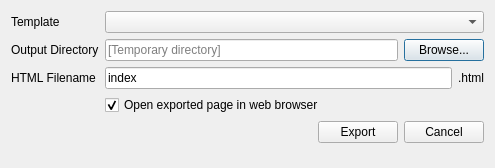
<?xml version="1.0" encoding="UTF-8"?>
<ui version="4.0">
 <class>ExportToWebDialog</class>
 <widget class="QDialog" name="ExportToWebDialog">
  <property name="geometry">
   <rect>
    <x>0</x>
    <y>0</y>
    <width>495</width>
    <height>168</height>
   </rect>
  </property>
  <property name="windowTitle">
   <string>Export to Web</string>
  </property>
  <layout class="QFormLayout" name="formLayout">
   <item row="3" column="0">
    <widget class="QLabel" name="label_2">
     <property name="text">
      <string>Output Directory</string>
     </property>
    </widget>
   </item>
   <item row="3" column="1">
    <layout class="QHBoxLayout" name="horizontalLayout">
     <item>
      <widget class="QLineEdit" name="lineEdit_OutputDir">
       <property name="toolTip">
        <string>Leave this empty to export files to temporary directory.</string>
       </property>
       <property name="placeholderText">
        <string>[Temporary directory]</string>
       </property>
      </widget>
     </item>
     <item>
      <widget class="QPushButton" name="pushButton_Browse">
       <property name="text">
        <string>Browse...</string>
       </property>
      </widget>
     </item>
    </layout>
   </item>
   <item row="1" column="1">
    <widget class="QComboBox" name="comboBox_Template">
     <property name="sizePolicy">
      <sizepolicy hsizetype="Expanding" vsizetype="Fixed">
       <horstretch>0</horstretch>
       <verstretch>0</verstretch>
      </sizepolicy>
     </property>
    </widget>
   </item>
   <item row="1" column="0">
    <widget class="QLabel" name="label">
     <property name="text">
      <string>Template</string>
     </property>
    </widget>
   </item>
   <item row="5" column="1">
    <layout class="QHBoxLayout" name="horizontalLayout_2">
     <item>
      <widget class="QLineEdit" name="lineEdit_FileTitle">
       <property name="text">
        <string>index</string>
       </property>
      </widget>
     </item>
     <item>
      <widget class="QLabel" name="label_4">
       <property name="text">
        <string>.html</string>
       </property>
      </widget>
     </item>
    </layout>
   </item>
   <item row="5" column="0">
    <widget class="QLabel" name="label_3">
     <property name="text">
      <string>HTML Filename</string>
     </property>
    </widget>
   </item>
   <item row="7" column="1">
    <layout class="QHBoxLayout" name="horizontalLayout_3">
     <item>
      <spacer name="horizontalSpacer">
       <property name="orientation">
        <enum>Qt::Horizontal</enum>
       </property>
       <property name="sizeHint" stdset="0">
        <size>
         <width>40</width>
         <height>20</height>
        </size>
       </property>
      </spacer>
     </item>
     <item>
      <widget class="QPushButton" name="pushButton_Export">
       <property name="text">
        <string>Export</string>
       </property>
      </widget>
     </item>
     <item>
      <widget class="QPushButton" name="pushButton_Cancel">
       <property name="text">
        <string>Cancel</string>
       </property>
      </widget>
     </item>
    </layout>
   </item>
   <item row="6" column="1">
    <widget class="QCheckBox" name="checkBox_openPage">
     <property name="text">
      <string>Open exported page in web browser</string>
     </property>
     <property name="checked">
      <bool>true</bool>
     </property>
    </widget>
   </item>
  </layout>
 </widget>
 <resources/>
 <connections/>
</ui>
